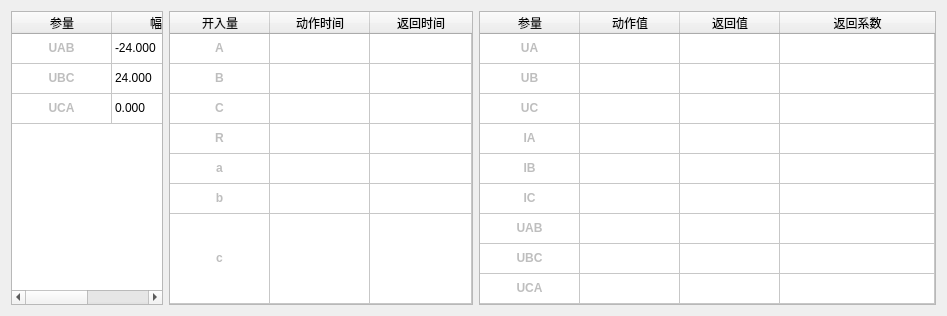
<?xml version="1.0" encoding="UTF-8"?>
<ui version="4.0">
 <class>ui_table_002</class>
 <widget class="QWidget" name="ui_table_002">
  <property name="geometry">
   <rect>
    <x>0</x>
    <y>0</y>
    <width>947</width>
    <height>316</height>
   </rect>
  </property>
  <property name="windowTitle">
   <string>Form</string>
  </property>
  <layout class="QHBoxLayout" name="horizontalLayout" stretch="1,2,3">
   <item>
    <widget class="QTableWidget" name="tb_1">
     <property name="rowCount">
      <number>3</number>
     </property>
     <attribute name="horizontalHeaderShowSortIndicator" stdset="0">
      <bool>false</bool>
     </attribute>
     <attribute name="horizontalHeaderStretchLastSection">
      <bool>true</bool>
     </attribute>
     <attribute name="verticalHeaderVisible">
      <bool>false</bool>
     </attribute>
     <attribute name="verticalHeaderShowSortIndicator" stdset="0">
      <bool>true</bool>
     </attribute>
     <attribute name="verticalHeaderStretchLastSection">
      <bool>false</bool>
     </attribute>
     <row/>
     <row/>
     <row/>
     <column>
      <property name="text">
       <string>参量</string>
      </property>
     </column>
     <column>
      <property name="text">
       <string>幅值</string>
      </property>
     </column>
     <item row="0" column="0">
      <property name="text">
       <string>UAB</string>
      </property>
      <property name="font">
       <font>
        <bold>true</bold>
       </font>
      </property>
      <property name="textAlignment">
       <set>AlignCenter</set>
      </property>
      <property name="flags">
       <set>ItemIsSelectable|ItemIsEditable|ItemIsDragEnabled|ItemIsDropEnabled</set>
      </property>
     </item>
     <item row="0" column="1">
      <property name="text">
       <string>-24.000</string>
      </property>
     </item>
     <item row="1" column="0">
      <property name="text">
       <string>UBC</string>
      </property>
      <property name="font">
       <font>
        <bold>true</bold>
       </font>
      </property>
      <property name="textAlignment">
       <set>AlignCenter</set>
      </property>
      <property name="flags">
       <set>ItemIsSelectable|ItemIsEditable|ItemIsDragEnabled|ItemIsDropEnabled</set>
      </property>
     </item>
     <item row="1" column="1">
      <property name="text">
       <string>24.000</string>
      </property>
     </item>
     <item row="2" column="0">
      <property name="text">
       <string>UCA</string>
      </property>
      <property name="font">
       <font>
        <bold>true</bold>
       </font>
      </property>
      <property name="textAlignment">
       <set>AlignCenter</set>
      </property>
      <property name="flags">
       <set>ItemIsSelectable|ItemIsEditable|ItemIsDragEnabled|ItemIsDropEnabled</set>
      </property>
     </item>
     <item row="2" column="1">
      <property name="text">
       <string>0.000</string>
      </property>
     </item>
    </widget>
   </item>
   <item>
    <widget class="QTableWidget" name="tb_2">
     <property name="rowCount">
      <number>7</number>
     </property>
     <attribute name="horizontalHeaderStretchLastSection">
      <bool>true</bool>
     </attribute>
     <attribute name="verticalHeaderVisible">
      <bool>false</bool>
     </attribute>
     <attribute name="verticalHeaderStretchLastSection">
      <bool>true</bool>
     </attribute>
     <row/>
     <row/>
     <row/>
     <row/>
     <row/>
     <row/>
     <row/>
     <column>
      <property name="text">
       <string>开入量</string>
      </property>
     </column>
     <column>
      <property name="text">
       <string>动作时间</string>
      </property>
     </column>
     <column>
      <property name="text">
       <string>返回时间</string>
      </property>
     </column>
     <item row="0" column="0">
      <property name="text">
       <string>A</string>
      </property>
      <property name="font">
       <font>
        <bold>true</bold>
       </font>
      </property>
      <property name="textAlignment">
       <set>AlignCenter</set>
      </property>
      <property name="flags">
       <set>ItemIsSelectable|ItemIsEditable|ItemIsDragEnabled|ItemIsDropEnabled</set>
      </property>
     </item>
     <item row="1" column="0">
      <property name="text">
       <string>B</string>
      </property>
      <property name="font">
       <font>
        <bold>true</bold>
       </font>
      </property>
      <property name="textAlignment">
       <set>AlignCenter</set>
      </property>
      <property name="flags">
       <set>ItemIsSelectable|ItemIsEditable|ItemIsDragEnabled|ItemIsDropEnabled</set>
      </property>
     </item>
     <item row="2" column="0">
      <property name="text">
       <string>C</string>
      </property>
      <property name="font">
       <font>
        <bold>true</bold>
       </font>
      </property>
      <property name="textAlignment">
       <set>AlignCenter</set>
      </property>
      <property name="flags">
       <set>ItemIsSelectable|ItemIsEditable|ItemIsDragEnabled|ItemIsDropEnabled</set>
      </property>
     </item>
     <item row="3" column="0">
      <property name="text">
       <string>R</string>
      </property>
      <property name="font">
       <font>
        <bold>true</bold>
       </font>
      </property>
      <property name="textAlignment">
       <set>AlignCenter</set>
      </property>
      <property name="flags">
       <set>ItemIsSelectable|ItemIsEditable|ItemIsDragEnabled|ItemIsDropEnabled</set>
      </property>
     </item>
     <item row="4" column="0">
      <property name="text">
       <string>a</string>
      </property>
      <property name="font">
       <font>
        <bold>true</bold>
       </font>
      </property>
      <property name="textAlignment">
       <set>AlignCenter</set>
      </property>
      <property name="flags">
       <set>ItemIsSelectable|ItemIsEditable|ItemIsDragEnabled|ItemIsDropEnabled</set>
      </property>
     </item>
     <item row="5" column="0">
      <property name="text">
       <string>b</string>
      </property>
      <property name="font">
       <font>
        <bold>true</bold>
       </font>
      </property>
      <property name="textAlignment">
       <set>AlignCenter</set>
      </property>
      <property name="flags">
       <set>ItemIsSelectable|ItemIsEditable|ItemIsDragEnabled|ItemIsDropEnabled</set>
      </property>
     </item>
     <item row="6" column="0">
      <property name="text">
       <string>c</string>
      </property>
      <property name="font">
       <font>
        <bold>true</bold>
       </font>
      </property>
      <property name="textAlignment">
       <set>AlignCenter</set>
      </property>
      <property name="flags">
       <set>ItemIsSelectable|ItemIsEditable|ItemIsDragEnabled|ItemIsDropEnabled</set>
      </property>
     </item>
    </widget>
   </item>
   <item>
    <widget class="QTableWidget" name="tb_3">
     <property name="rowCount">
      <number>9</number>
     </property>
     <attribute name="horizontalHeaderStretchLastSection">
      <bool>true</bool>
     </attribute>
     <attribute name="verticalHeaderVisible">
      <bool>false</bool>
     </attribute>
     <attribute name="verticalHeaderStretchLastSection">
      <bool>true</bool>
     </attribute>
     <row/>
     <row/>
     <row/>
     <row/>
     <row/>
     <row/>
     <row/>
     <row/>
     <row/>
     <column>
      <property name="text">
       <string>参量</string>
      </property>
     </column>
     <column>
      <property name="text">
       <string>动作值</string>
      </property>
     </column>
     <column>
      <property name="text">
       <string>返回值</string>
      </property>
     </column>
     <column>
      <property name="text">
       <string>返回系数</string>
      </property>
     </column>
     <item row="0" column="0">
      <property name="text">
       <string>UA</string>
      </property>
      <property name="font">
       <font>
        <bold>true</bold>
       </font>
      </property>
      <property name="textAlignment">
       <set>AlignCenter</set>
      </property>
      <property name="flags">
       <set>ItemIsSelectable|ItemIsEditable|ItemIsDragEnabled|ItemIsDropEnabled</set>
      </property>
     </item>
     <item row="1" column="0">
      <property name="text">
       <string>UB</string>
      </property>
      <property name="font">
       <font>
        <bold>true</bold>
       </font>
      </property>
      <property name="textAlignment">
       <set>AlignCenter</set>
      </property>
      <property name="flags">
       <set>ItemIsSelectable|ItemIsEditable|ItemIsDragEnabled|ItemIsDropEnabled</set>
      </property>
     </item>
     <item row="2" column="0">
      <property name="text">
       <string>UC</string>
      </property>
      <property name="font">
       <font>
        <bold>true</bold>
       </font>
      </property>
      <property name="textAlignment">
       <set>AlignCenter</set>
      </property>
      <property name="flags">
       <set>ItemIsSelectable|ItemIsEditable|ItemIsDragEnabled|ItemIsDropEnabled</set>
      </property>
     </item>
     <item row="3" column="0">
      <property name="text">
       <string>IA</string>
      </property>
      <property name="font">
       <font>
        <bold>true</bold>
       </font>
      </property>
      <property name="textAlignment">
       <set>AlignCenter</set>
      </property>
      <property name="flags">
       <set>ItemIsSelectable|ItemIsEditable|ItemIsDragEnabled|ItemIsDropEnabled</set>
      </property>
     </item>
     <item row="4" column="0">
      <property name="text">
       <string>IB</string>
      </property>
      <property name="font">
       <font>
        <bold>true</bold>
       </font>
      </property>
      <property name="textAlignment">
       <set>AlignCenter</set>
      </property>
      <property name="flags">
       <set>ItemIsSelectable|ItemIsEditable|ItemIsDragEnabled|ItemIsDropEnabled</set>
      </property>
     </item>
     <item row="5" column="0">
      <property name="text">
       <string>IC</string>
      </property>
      <property name="font">
       <font>
        <bold>true</bold>
       </font>
      </property>
      <property name="textAlignment">
       <set>AlignCenter</set>
      </property>
      <property name="flags">
       <set>ItemIsSelectable|ItemIsEditable|ItemIsDragEnabled|ItemIsDropEnabled</set>
      </property>
     </item>
     <item row="6" column="0">
      <property name="text">
       <string>UAB</string>
      </property>
      <property name="font">
       <font>
        <bold>true</bold>
       </font>
      </property>
      <property name="textAlignment">
       <set>AlignCenter</set>
      </property>
      <property name="flags">
       <set>ItemIsSelectable|ItemIsEditable|ItemIsDragEnabled|ItemIsDropEnabled</set>
      </property>
     </item>
     <item row="7" column="0">
      <property name="text">
       <string>UBC</string>
      </property>
      <property name="font">
       <font>
        <bold>true</bold>
       </font>
      </property>
      <property name="textAlignment">
       <set>AlignCenter</set>
      </property>
      <property name="flags">
       <set>ItemIsSelectable|ItemIsEditable|ItemIsDragEnabled|ItemIsDropEnabled</set>
      </property>
     </item>
     <item row="8" column="0">
      <property name="text">
       <string>UCA</string>
      </property>
      <property name="font">
       <font>
        <bold>true</bold>
       </font>
      </property>
      <property name="textAlignment">
       <set>AlignCenter</set>
      </property>
      <property name="flags">
       <set>ItemIsSelectable|ItemIsEditable|ItemIsDragEnabled|ItemIsDropEnabled</set>
      </property>
     </item>
    </widget>
   </item>
  </layout>
 </widget>
 <resources/>
 <connections/>
</ui>
